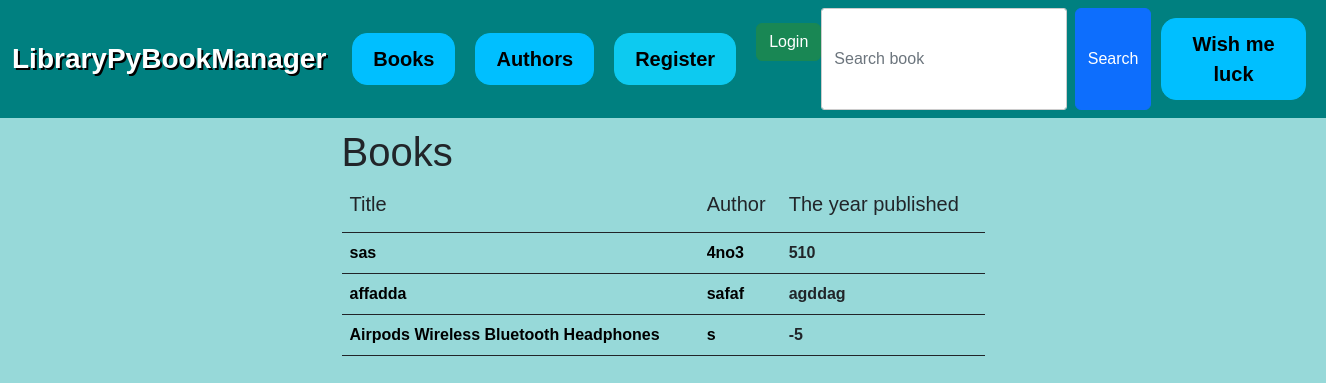
Page /library/books on the committed database.
### base/models.py (models this page shows, shortened)
class Ebook(models.Model):
    name = models.CharField(max_length=64)
    author = models.ForeignKey(Author, on_delete=models.CASCADE)
    year_published = models.CharField(max_length=64)
    loan_type = models.IntegerField(default=1,
                                    validators=[
                                        MaxValueValidator(3),
                                        MinValueValidator(1)
                                    ])
    ebook_content = models.CharField(max_length=2560)

class Author(models.Model):
    name = models.CharField(max_length=100)
    books = models.ManyToManyField('Ebook', related_name='authors')
    birth_year = models.IntegerField()  # Author's birth year
    nationality = models.CharField(max_length=64)  # Author's nationality
    def __str__(self):
        return self.name

### base/views.py (the view)
# urls.py: path('books', views.display_books, name='display_books'),
def display_books(request):
    if request.method == "POST":
        search = request.POST.get('searched')
        ebook_list = Ebook.objects.filter(name__contains=search)
        books_dict = {'book_records': ebook_list}
        return render(request, 'base/ebooks.html', context=books_dict)
    elif request.method == "GET":
        ebook_list = Ebook.objects.order_by('id')
        books_dict = {'book_records': ebook_list}
        return render(request, 'base/ebooks.html', context=books_dict)

### base/templates/base/ebooks.html
{% extends 'base/base.html' %}
{% block body_block %}
    <div class="center" >
        <div>
            <h1>Books</h1>
        </div>
        <div style="max-height: 700px;overflow:auto;">
            {% if book_records %}
                <table class="table border-dark table-hover background-table">
                    <thead>
                        <th scope="col"><h5>Title</h5></th>
                        <th scope="col"><h5>Author</h5></th>
                        <th scope="col"><h5>The year published</h5></th>
                    </thead>
                    <tbody>
                    {% for book in book_records %}
                        <tr>
                            <td><b><a href="{% url 'base:book_profile' book.name %}">{{ book.name }}</a></b></td>
                            <td><b><a href="{% url 'base:author_profile' book.author %}">{{ book.author }}</a></b></td>
                            <td><b>{{ book.year_published }}</b></td>
                        </tr>
                    {% endfor %}
                    </tbody>
                </table>
            {% else %}
            <p>There are no ebooks currently in the database</p>
            {% endif %}
        </div>
    </div>
{% endblock %}

### static/css/styles.css (style rules this page uses)
html { height: 100%; }
body { min-height: 100%; font-family: sans-serif; padding: 0px; padding-bottom: 60px; background-color: #97d9d9; }
a { text-decoration: none; color: black; }
.center { margin: auto; width: 50%; padding: 10px; }

### rows in the picture
Ebook: name "sas", author "4no3", year_published "510"
Ebook: name "affadda", author "safaf", year_published "agddag"
Ebook: name "Airpods Wireless Bluetooth Headphones", author "s", year_published "-5"
